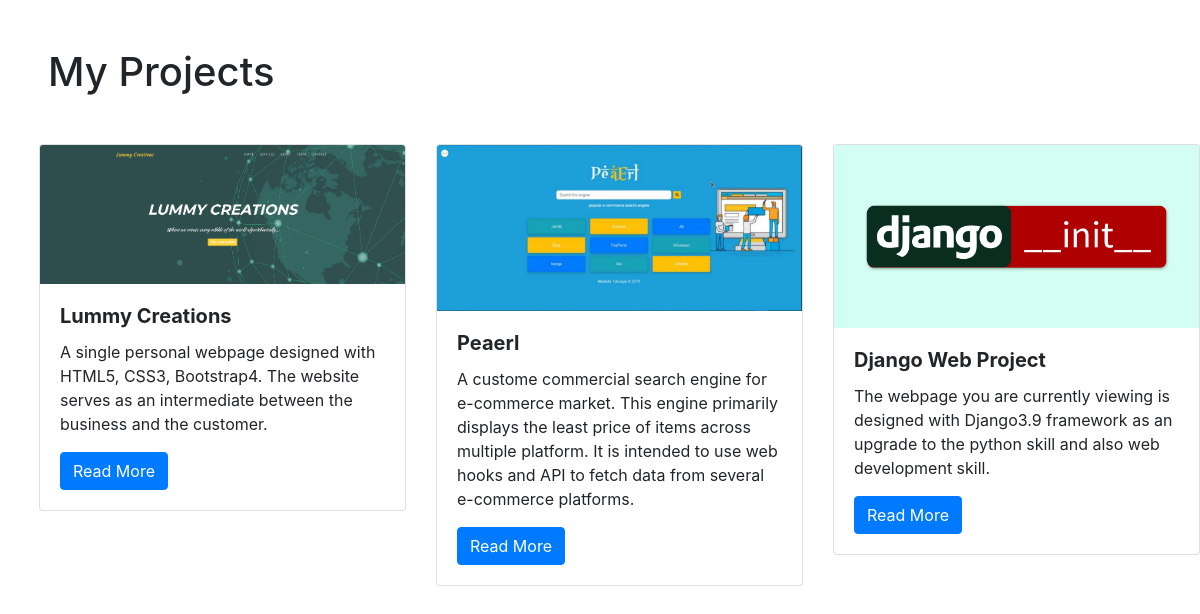
Screenshot of /portapps/ with the database file from the repository.
### portapps/models.py (models this page shows)
class Portapp(models.Model):
    title = models.CharField(max_length=100)
    description = models.TextField()
    technology = models.CharField(max_length=20)
    image = models.FilePathField(path="/img")

### portapps/views.py (the view)
# urls.py: path("", views.portapp_index, name="portapp_index"),
def portapp_index(request):
    portapps = Portapp.objects.all()
    context = {
        'portapps': portapps
    }
    return render(request, 'portapp_index.html', context)

### portapps/templates/portapp_index.html (shortened to what this page needs)
{% extends "base.html" %}
{% load static %}
{% block page_content %}
<h1 class="mt-5 ml-5">My Projects</h1>
<div class="row mt-3 ml-4">
{% for portapp in portapps %}
    <div class="col-md-4">
        <div class="card mb-2">
            <img class="card-img-top" src="{% static portapp.image %}">
            <div class="card-body">
                <h5 class="card-title"><strong>{{ portapp.title }}</strong></h5>
                <p class="card-text">{{ portapp.description }}</p>
                <a href="{% url 'portapp_detail' portapp.pk %}"
                   class="btn btn-primary">
                    Read More
                </a>
            </div>
        </div>
    </div>
    {% endfor %}
</div>
{% endblock %}

### rows the page displays
Portapp: image (picture), title "Lummy Creations", description "A single personal webpage designed with HTML5, CSS3, Bootstrap4. The website serves as an intermediate between the business and the customer."
Portapp: image (picture), title "Peaerl", description "A custome commercial search engine for e-commerce market. This engine primarily displays the least price of items across multiple platform. It is intended to use web hooks and API to fetch data from several e-commerce platforms."
Portapp: image (picture), title "Django Web Project", description "The webpage you are currently viewing is designed with Django3.9 framework as an upgrade to the python skill and also web development skill."
